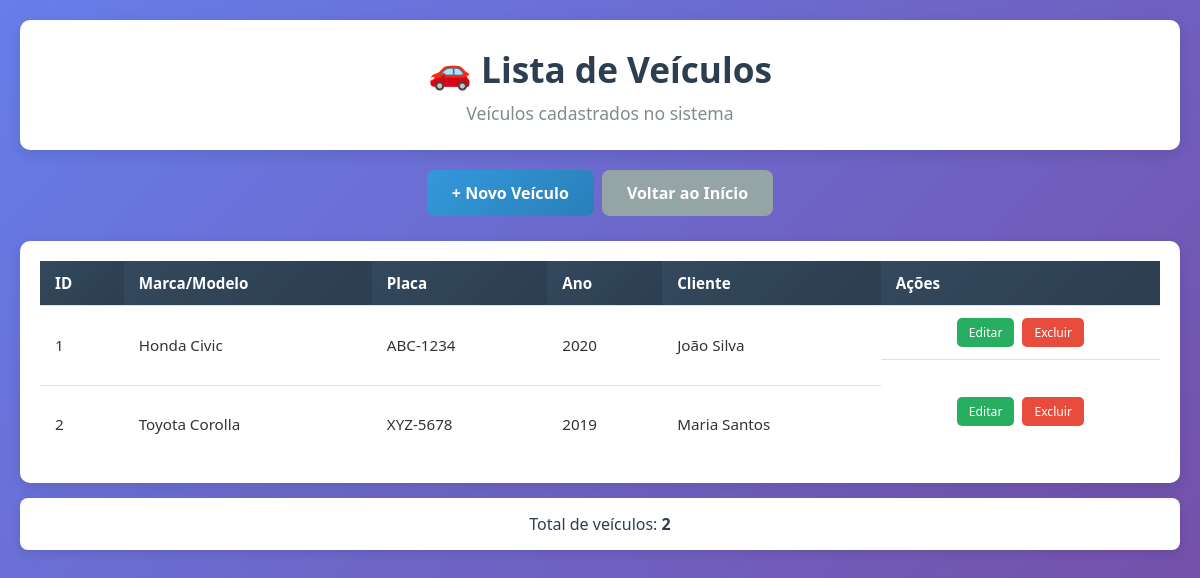
Screenshot of /veiculos/listar.php with the database file from the repository.
### tables this page shows
CREATE TABLE VEICULO (
    ID_VEICULO INT AUTO_INCREMENT PRIMARY KEY,
    MODELO VARCHAR(50) NOT NULL,
    MARCA VARCHAR(50) NOT NULL,
    ID_CLIENTE INT NOT NULL,
    ANO INT,
    PLACA VARCHAR(10) UNIQUE NOT NULL,
    FOREIGN KEY(ID_CLIENTE) REFERENCES CLIENTE(ID_CLIENTE)
);

CREATE TABLE CLIENTE (
    ID_CLIENTE INT AUTO_INCREMENT PRIMARY KEY,
    NOME_CLIENTE VARCHAR(100) NOT NULL,
    CPF_CLIENTE VARCHAR(14) UNIQUE,
    TELEFONE_CLIENTE VARCHAR(15),
    EMAIL VARCHAR(100),
    ENDERECO VARCHAR(255)
);

### veiculos/listar.php (the view, shortened to what this page needs)
<?php
require_once '../conexao.php';
$sql = "SELECT v.*, c.NOME_CLIENTE
        FROM VEICULO v
        JOIN CLIENTE c ON v.ID_CLIENTE = c.ID_CLIENTE
        ORDER BY v.MARCA, v.MODELO";
$stmt = $pdo->query($sql);
$veiculos = $stmt->fetchAll(PDO::FETCH_ASSOC);
?>
<!DOCTYPE html>
<html lang="pt-br">
<head>
    <link rel="stylesheet" href="listas.css">
</head>
<body>
    <div class="container">
        <div class="header">
            <h1>🚗 Lista de Veículos</h1>
            <p>Veículos cadastrados no sistema</p>
        </div>
        <div class="actions">
            <a href="cadastrar.php" class="btn btn-primary">+ Novo Veículo</a>
            <a href="../index.php" class="btn btn-secondary">Voltar ao Início</a>
        </div>
        <?php if (count($veiculos) > 0): ?>
            <div class="table-container">
                <table>
                    <thead>
                        <tr>
                            <th>ID</th>
                            <th>Marca/Modelo</th>
                            <th>Placa</th>
                            <th>Ano</th>
                            <th>Cliente</th>
                            <th>Ações</th>
                        </tr>
                    </thead>
                    <tbody>
                        <?php foreach ($veiculos as $veiculo): ?>
                        <tr>
                            <td><?= $veiculo['ID_VEICULO'] ?></td>
                            <td><?= htmlspecialchars($veiculo['MARCA'] . ' ' . $veiculo['MODELO']) ?></td>
                            <td><?= htmlspecialchars($veiculo['PLACA']) ?></td>
                            <td><?= $veiculo['ANO'] ?: '-' ?></td>
                            <td><?= htmlspecialchars($veiculo['NOME_CLIENTE']) ?></td>
                            <td class="actions">
                                <a href="editar.php?id=<?= $veiculo['ID_VEICULO'] ?>" class="btn-small btn-edit">Editar</a>
                                <a href="excluir.php?id=<?= $veiculo['ID_VEICULO'] ?>" class="btn-small btn-delete" onclick="return confirm('Tem certeza que deseja excluir este veículo?')">Excluir</a>
                            </td>
                        </tr>
                        <?php endforeach; ?>
                    </tbody>
                </table>
            </div>
            <div class="summary">
                Total de veículos: <strong><?= count($veiculos) ?></strong>
            </div>
        <?php endif; ?>
    </div>
</body>
</html>

### veiculos/listas.css (style rules this page uses)
* { margin: 0; padding: 0; box-sizing: border-box; }
body { font-family: 'Segoe UI', Tahoma, Geneva, Verdana, sans-serif; background: linear-gradient(135deg, #667eea 0%, #764ba2 100%); min-height: 100vh; padding: 20px; color: #333; }
.container { max-width: 1200px; margin: 0 auto; }
.header { background: white; border-radius: 10px; padding: 25px; margin-bottom: 20px; box-shadow: 0 5px 15px rgba(0,0,0,0.1); text-align: center; }
.header h1 { color: #2c3e50; font-size: 2.2em; margin-bottom: 8px; }
.header p { color: #7f8c8d; font-size: 1.1em; }
.actions { display: flex; gap: 15px; margin-bottom: 25px; flex-wrap: wrap; }
.btn { padding: 12px 25px; border: none; border-radius: 8px; font-size: 1em; font-weight: 600; text-decoration: none; text-align: center; cursor: pointer; transition: all 0.3s ease; display: inline-block; }
.btn-primary { background: linear-gradient(135deg, #3498db, #2980b9); color: white; }
.btn-secondary { background: #95a5a6; color: white; }
.table-container { background: white; border-radius: 10px; padding: 20px; box-shadow: 0 5px 15px rgba(0,0,0,0.1); overflow-x: auto; }
table { width: 100%; border-collapse: collapse; font-size: 0.95em; }
th, td { padding: 12px 15px; text-align: left; border-bottom: 1px solid #e0e0e0; }
th { background: linear-gradient(135deg, #34495e, #2c3e50); color: white; font-weight: 600; position: sticky; top: 0; }
tr:last-child td { border-bottom: none; }
.actions { display: flex; gap: 8px; justify-content: center; }
.btn-small { padding: 6px 12px; font-size: 0.8em; text-decoration: none; border-radius: 5px; font-weight: 500; transition: all 0.3s ease; border: none; cursor: pointer; white-space: nowrap; }
.btn-edit { background: #27ae60; color: white; }
.btn-delete { background: #e74c3c; color: white; }
.summary { background: white; border-radius: 8px; padding: 15px 20px; margin-top: 15px; text-align: center; font-size: 1em; color: #2c3e50; box-shadow: 0 3px 10px rgba(0,0,0,0.1); }

### rows the page displays
veiculo: ID_VEICULO "1", MARCA+MODELO "Honda Civic", PLACA "ABC-1234", ANO "2020", ID_CLIENTE.NOME_CLIENTE "João Silva"
veiculo: ID_VEICULO "2", MARCA+MODELO "Toyota Corolla", PLACA "XYZ-5678", ANO "2019", ID_CLIENTE.NOME_CLIENTE "Maria Santos"

### other values shown
count($veiculos) "2"
